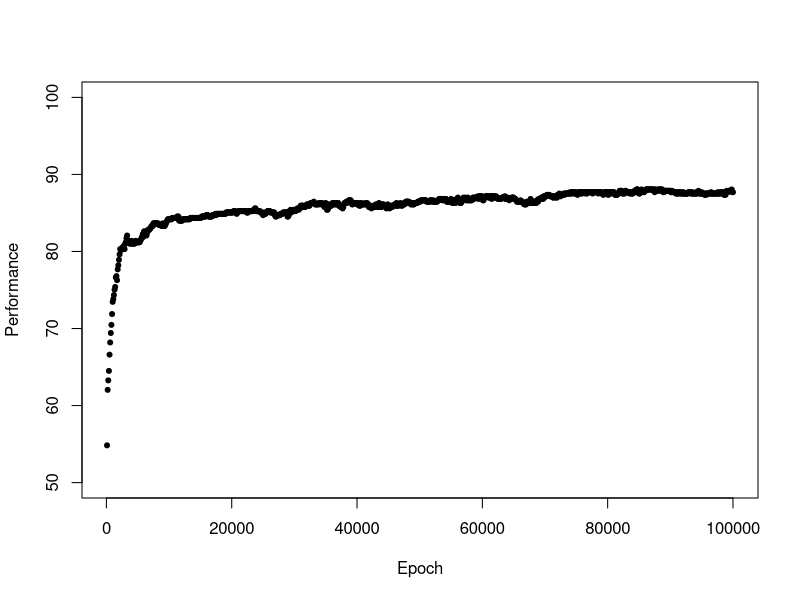
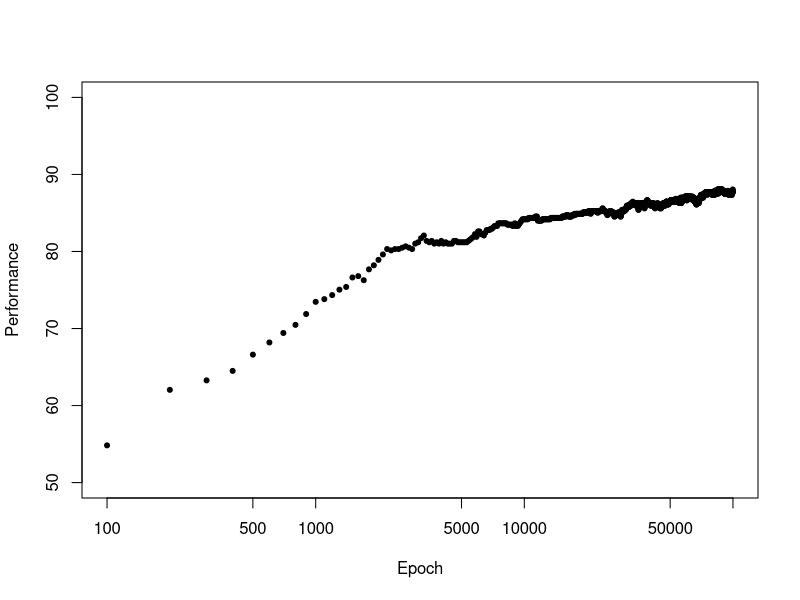
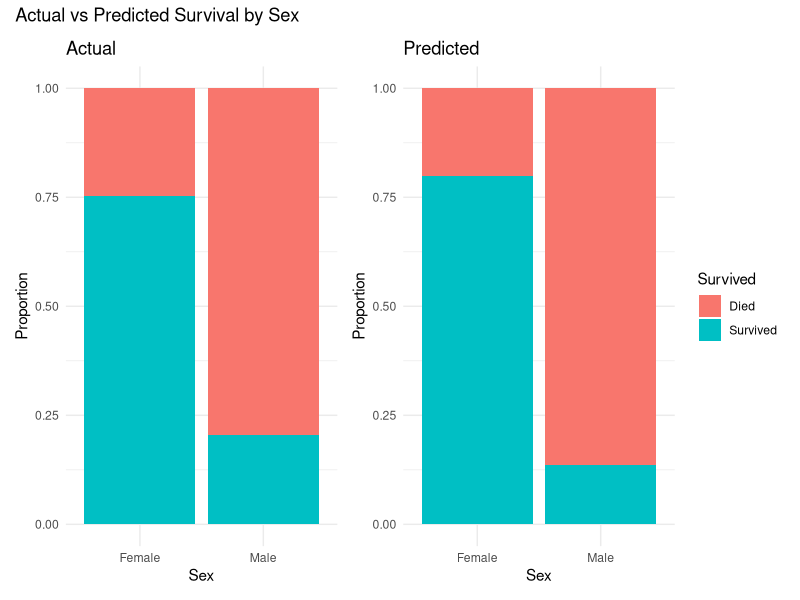
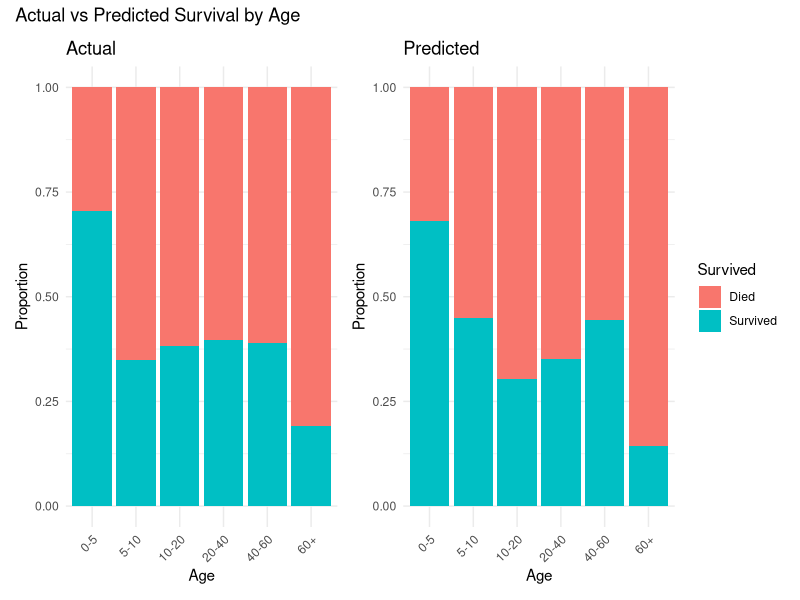
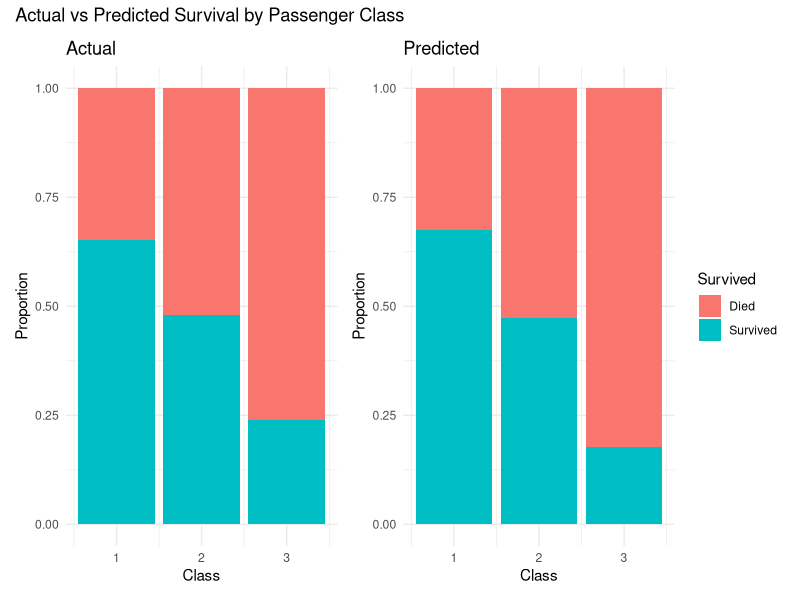
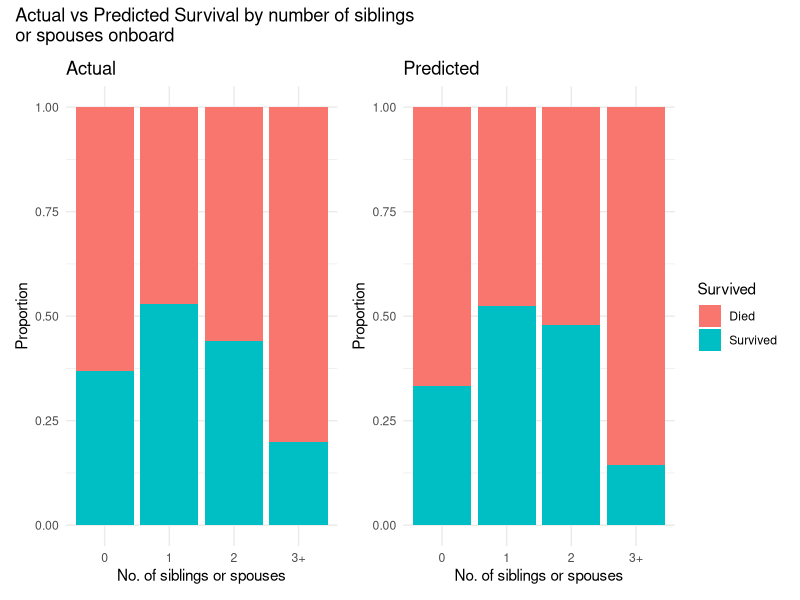
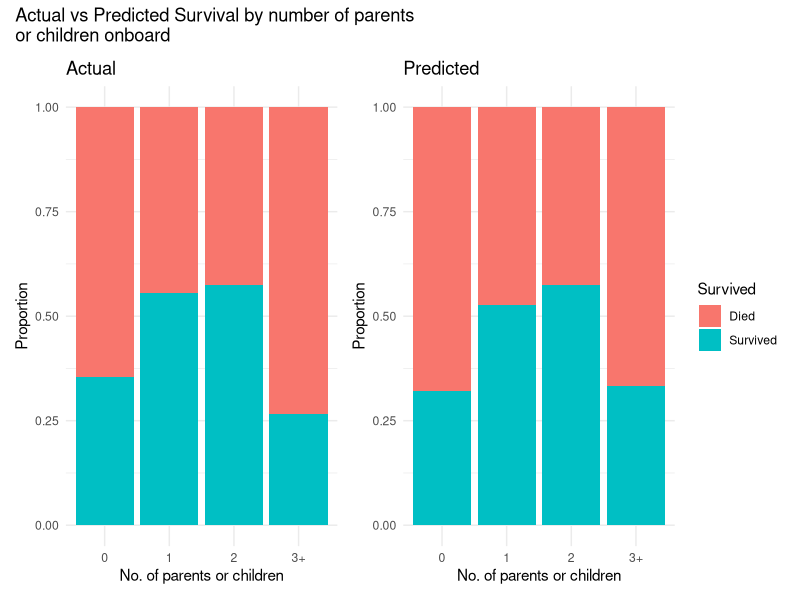
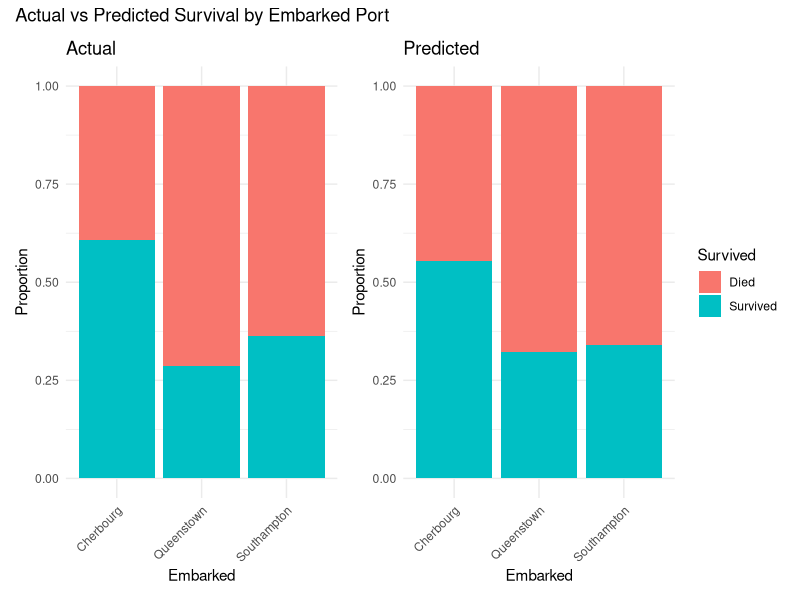

Source code (R) for these figures, in order:
setwd("C:\\Users\\galde\\OneDrive\\Documents\\TitanicPredictionPytorch")
library(ggplot2)
library(readxl)
library(patchwork)
pass_info = read.csv("train.csv", header = TRUE)
survived = read.csv("survivaldata.csv", header = TRUE)
model_predictions = read_excel(path = "predictions.xlsx", range="B1:C713")
true_data = cbind(pass_info, survived)

true_data$PassengerId = NULL
true_data$Age = true_data$Age + 30
true_data$Fare = true_data$Fare + 35
true_data$Sex = ifelse(true_data$Sex == 1, "Male", "Female")
true_data$Pclass = true_data$Pclass + 2
true_data$Survived = ifelse(true_data$Survived == 1, "Survived", "Died")
true_data$Embarked = ifelse(
  true_data$Embarked == -1, "Southampton",ifelse(
    true_data$Embarked == 0, "Cherbourg",ifelse(
      true_data$Embarked == 1, "Queenstown", NA
    )
  ))


model_predictions$Prediction = ifelse(model_predictions$Prediction == 1, "Survived", "Died")
combined_data = cbind(true_data, model_predictions)
combined_data$PassengerId = NULL


options(scipen=9999)
performance = read_excel(path = 'performance.xlsx', range="B1:C1001")
plot(performance*100, pch = 20, ylim=c(50,100))
plot(performance*100, log="x", pch = 20, ylim=c(50,100))

options(scipen=0)


confusion_matrix = table(
  Actual = combined_data$Survived,
  Predicted = combined_data$Prediction
)
confusion_matrix

TN = confusion_matrix["Died", "Died"]
FP = confusion_matrix["Died", "Survived"]
FN = confusion_matrix["Survived", "Died"]
TP = confusion_matrix["Survived", "Survived"]

accuracy = (TP + TN) / sum(confusion_matrix)
precision = TP / (TP + FP)
recall = TP / (TP + FN)
F1 = 2 * precision * recall / (precision + recall)

accuracy
precision
recall
F1
### Tests for survival based on sex ###

p1 = ggplot(combined_data, aes(x = Sex, fill = Survived)) +
  geom_bar(position = "fill") +
  labs(
    title = "Actual",
    x = "Sex",
    y = "Proportion",
    fill = "Survived"
  ) +
  theme_minimal()

p2 = ggplot(combined_data, aes(x = Sex, fill = Prediction)) +
  geom_bar(position = "fill") +
  labs(
    title = "Predicted",
    x = "Sex",
    y = "Proportion",
    fill = "Survived"
  ) +
  theme_minimal()

p1 + p2 + 
  plot_layout(ncol = 2, guides = "collect") +
  plot_annotation(title = "Actual vs Predicted Survival by Sex")

chisq.test(table(combined_data$Sex, combined_data$Survived))$p.value * 100
chisq.test(table(combined_data$Sex, combined_data$Prediction))$p.value * 100

### Tests for survival based on age ###

combined_data$AgeGroup = cut(
  combined_data$Age,
  breaks = c(0, 5, 10, 20, 40, 60, Inf),
  labels = c("0-5", "5-10", "10-20", "20-40", "40-60", "60+"),
  include.lowest = TRUE
)

p14 = ggplot(combined_data, aes(x = AgeGroup, fill = Survived)) +
  geom_bar(position = "fill") +
  labs(
    title = "Actual",
    x = "Age",
    y = "Proportion",
    fill = "Survived"
  ) +
  theme_minimal()+
  theme(
    axis.text.x = element_text(angle = 45, hjust = 1)
  )

p15 = ggplot(combined_data, aes(x = AgeGroup, fill = Prediction)) +
  geom_bar(position = "fill") +
  labs(
    title = "Predicted",
    x = "Age",
    y = "Proportion",
    fill = "Survived"
  ) +
  theme_minimal()+
  theme(
    axis.text.x = element_text(angle = 45, hjust = 1)
  )

p14 + p15 + 
  plot_layout(ncol = 2, guides = "collect") +
  plot_annotation(title = "Actual vs Predicted Survival by Age")

chisq.test(table(combined_data$AgeGroup, combined_data$Survived))$p.value * 100 
chisq.test(table(combined_data$AgeGroup, combined_data$Prediction))$p.value * 100

### Tests for survival based on passenger class ###

p3 = ggplot(combined_data, aes(x = Pclass, fill = Survived)) +
  geom_bar(position = "fill") +
  labs(
    title = "Actual",
    x = "Class",
    y = "Proportion",
    fill = "Survived"
  ) +
  theme_minimal()


p4 = ggplot(combined_data, aes(x = Pclass, fill = Prediction)) +
  geom_bar(position = "fill") +
  labs(
    title = "Predicted",
    x = "Class",
    y = "Proportion",
    fill = "Survived"
  ) +
  theme_minimal()

p3 + p4 + 
  plot_layout(ncol = 2, guides = "collect") +
  plot_annotation(title = "Actual vs Predicted Survival by Passenger Class")

chisq.test(table(combined_data$Pclass, combined_data$Survived))$p.value * 100
chisq.test(table(combined_data$Pclass, combined_data$Prediction))$p.value * 100


### Tests for survival based on siblings or spouses onboard ###

combined_data$SibSpGroup = cut(
  combined_data$SibSp,
  breaks = c(-1, 0, 1, 2, Inf),
  labels = c("0", "1", "2", "3+"),
  include.lowest = TRUE
)


p5 = ggplot(combined_data, aes(x = SibSpGroup, fill = Survived)) +
  geom_bar(position = "fill") +
  labs(
    title = "Actual",
    x = "No. of siblings or spouses",
    y = "Proportion",
    fill = "Survived"
  ) +
  theme_minimal()

p6 = ggplot(combined_data, aes(x = SibSpGroup, fill = Prediction)) +
  geom_bar(position = "fill") +
  labs(
    title = "Predicted",
    x = "No. of siblings or spouses",
    y = "Proportion",
    fill = "Survived"
  ) +
  theme_minimal()

p5 + p6 + 
  plot_layout(ncol = 2, guides = "collect") +
  plot_annotation(title = "Actual vs Predicted Survival by number of siblings\nor spouses onboard")

chisq.test(table(combined_data$SibSpGroup, combined_data$Survived))$p.value * 100
chisq.test(table(combined_data$SibSpGroup, combined_data$Prediction))$p.value * 100

### Tests for survival based on parents or children onboard ###

combined_data$ParchGroup = cut(
  combined_data$Parch,
  breaks = c(-1, 0, 1, 2, Inf),
  labels = c("0", "1", "2", "3+"),
  include.lowest = TRUE
)


p7 = ggplot(combined_data, aes(x = ParchGroup, fill = Survived)) +
  geom_bar(position = "fill") +
  labs(
    title = "Actual",
    x = "No. of parents or children",
    y = "Proportion",
    fill = "Survived"
  ) +
  theme_minimal()

p8 = ggplot(combined_data, aes(x = ParchGroup, fill = Prediction)) +
  geom_bar(position = "fill") +
  labs(
    title = "Predicted",
    x = "No. of parents or children",
    y = "Proportion",
    fill = "Survived"
  ) +
  theme_minimal()


p7 + p8 + 
  plot_layout(ncol = 2, guides = "collect") +
  plot_annotation(title = "Actual vs Predicted Survival by number of parents\nor children onboard")




chisq.test(table(combined_data$ParchGroup, combined_data$Survived))$p.value * 100
chisq.test(table(combined_data$ParchGroup, combined_data$Prediction))$p.value * 100

### Tests for survival based on embarked port ###


p9 = ggplot(combined_data, aes(x = Embarked, fill = Survived)) +
  geom_bar(position = "fill") +
  labs(
    title = "Actual",
    x = "Embarked",
    y = "Proportion",
    fill = "Survived"
  ) +
  theme_minimal()+
  theme(
    axis.text.x = element_text(angle = 45, hjust = 1)
  )


p10 = ggplot(combined_data, aes(x = Embarked, fill = Prediction)) +
  geom_bar(position = "fill") +
  labs(
    title = "Predicted",
    x = "Embarked",
    y = "Proportion",
    fill = "Survived"
  ) +
  theme_minimal() +
theme(
  axis.text.x = element_text(angle = 45, hjust = 1)
)

p9 + p10 + 
  plot_layout(ncol = 2, guides = "collect") +
  plot_annotation(title = "Actual vs Predicted Survival by Embarked Port")


chisq.test(table(combined_data$Embarked, combined_data$Survived))$p.value * 100
chisq.test(table(combined_data$Embarked, combined_data$Prediction))$p.value * 100

### Tests for survival based on fare ###

combined_data$FareGroup = cut(
  combined_data$Fare,
  breaks = c(0, 10, 25, 50, 100, 999999),
  labels = c("£0–10", "£10–25", "£25–50", "£50–100", "£100+"),
  include.lowest = TRUE
)


p11 = ggplot(combined_data, aes(x = Fare))+
  geom_histogram(colour="black", position = "identity", bins = 30)+
  labs(
    title = "Distribution of fare paid",
    x = "Fare",
    y = "Frequency"
  )+
  theme_minimal()

p11



p12 = ggplot(combined_data, aes(x = FareGroup, fill = Survived)) +
  geom_bar(position = "fill") +
  labs(
    title = "Actual",
    x = "Embarked",
    y = "Proportion",
    fill = "Survived"
  ) +
  theme_minimal()+
  theme(
    axis.text.x = element_text(angle = 45, hjust = 1)
  )


p13 = ggplot(combined_data, aes(x = FareGroup, fill = Prediction)) +
  geom_bar(position = "fill") +
  labs(
    title = "Predicted",
    x = "Embarked",
    y = "Proportion",
    fill = "Survived"
  ) +
  theme_minimal()+
  theme(
    axis.text.x = element_text(angle = 45, hjust = 1)
  )

p12 + p13 + 
  plot_layout(ncol = 2, guides = "collect") +
  plot_annotation(title = "Actual vs Predicted Survival by Fare")

chisq.test(table(combined_data$FareGroup, combined_data$Survived))$p.value * 100
chisq.test(table(combined_data$FareGroup, combined_data$Prediction))$p.value * 100
